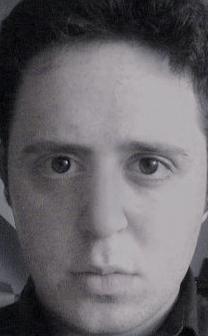
%> input picture TeoriaAproximacoes/trabalho/Spline/Noah/noah22.png, 208 x 336 px
$ octave interpolacao.m   (GNU Octave 9; MATLAB toolbox functions it lacks are replaced by stand-ins)
%> lines starting %> are read from the running program, lines starting %| are printed output that depends on the picture
# le as imagens e armazena em suas respectiva variaveis em formato martical
noah22 = imread('Noah\noah22.png');
%> noah22 is the input picture: size 336x208x3 uint8; mean R, G, B 103.6, 100.6, 104.8
noah30 = imread('Noah\noah30.jpg');
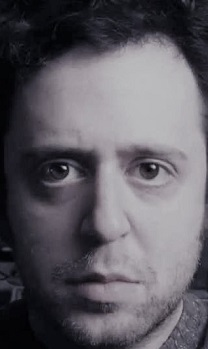
%> input picture TeoriaAproximacoes/trabalho/Spline/Noah/noah30.jpg, 208 x 349 px
%> noah30 is the input picture: size 349x208x3 uint8; mean R, G, B 94.1, 91.1, 97.7
noah39 = imread('Noah\noah39.png');
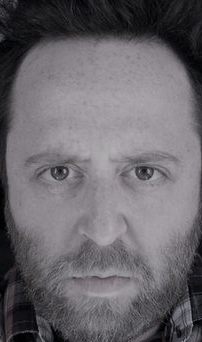
%> input picture TeoriaAproximacoes/trabalho/Spline/Noah/noah39.png, 202 x 342 px
%> noah39 is the input picture: size 342x202x3 uint8; mean R, G, B 105.8, 102.7, 107.3
noah43 = imread('Noah\noah43.jpg');
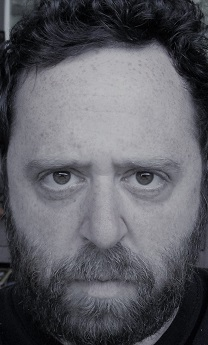
%> input picture TeoriaAproximacoes/trabalho/Spline/Noah/noah43.jpg, 208 x 345 px
%> noah43 is the input picture: size 345x208x3 uint8; mean R, G, B 92.9, 93.1, 99.5

size(noah22), size(noah30), size(noah39), size(noah43)
%> after `size(noah22)`: ans = [336 208 3]
%> after `size(noah30)`: ans = [349 208 3]
%> after `size(noah39)`: ans = [342 202 3]
%> after `size(noah43)`: ans = [345 208 3]

# padroniza o tamnaho das matrizes
noah22 = double(noah22(1:336,1:202,:));
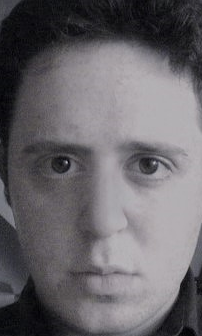
%> noah22: size 336x202x3 double; mean R, G, B 104.1, 101.1, 105.3
noah30 = double(noah30(1:336,1:202,:));
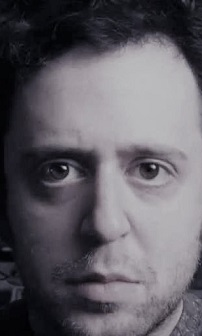
%> noah30: size 336x202x3 double; mean R, G, B 96.5, 93.3, 99.9
noah39 = double(noah39(1:336,1:202,:));
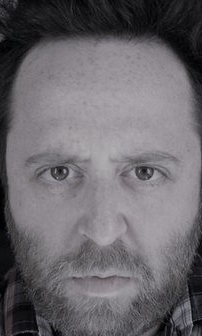
%> noah39: size 336x202x3 double; mean R, G, B 106.7, 103.5, 108.2
noah43 = double(noah43(1:336,1:202,:));
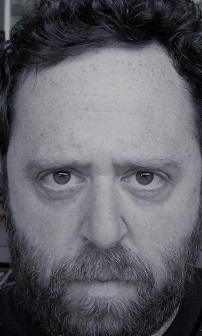
%> noah43: size 336x202x3 double; mean R, G, B 96.4, 96.5, 103

size(noah22), size(noah30), size(noah39), size(noah43)
%> after `size(noah22)`: ans = [336 202 3]

# spline
idade = 33;

%> (the run ends here)
